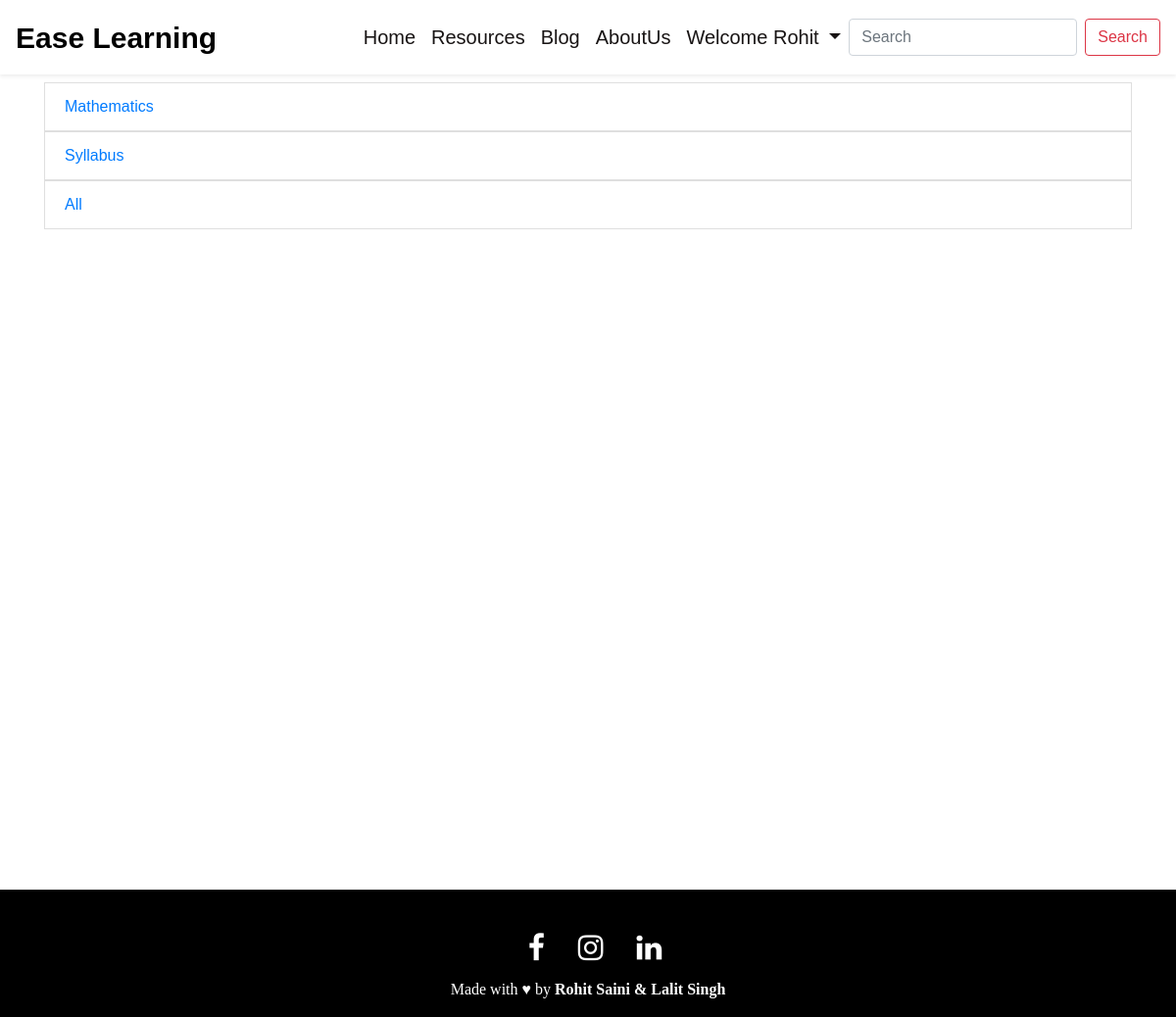
Screenshot of /subjects/1 (signed in) with the database file from the repository.
### mainapp/models.py (models this page shows, shortened)
class Subject(models.Model):
    id = models.AutoField(primary_key=True)
    name = models.CharField(max_length=30)
    semester = models.ForeignKey(Semesters, on_delete=models.CASCADE)

### mainapp/views.py (the view)
# urls.py: path('subjects/<str:sem>', views.subjects, name="Show Subjects"),
def subjects(request, sem):
    all_subs = Subject.objects.filter(semester=sem)
    context = {
        "subjects":all_subs,
    }
    return render(request, 'subjects.html', context)

### mainapp/templates/subjects.html (shortened to what this page needs)
{% extends 'base.html' %}
{% block body %}
<div class="container mb-4 mt-2" style="height: 100vh">
    <nav aria-label="breadcrumb">
        <ol class="breadcrumb">
          <li class="breadcrumb-item">Resources</li>
          <li class="breadcrumb-item disable">Subjects</li>
        </ol>
      </nav>
      {% if subjects|length == 0 %}
      <div class="row">
        <div class="col md-12">
            <hr>
            <h1 class="text-center text-white">Sorry we could not find any resources for you.</h1>
        </div>
        <div class="col-md-12">
                {% if user.is_authenticated %}
                <div class="text-center">
                    <p class="d-inline-block text-white">Please Tell Us What You Need.</p>
                </div>
                <div class="align-items-center">
                    <div class="container justify-content-center">
                    <form id="req_form" name="req_form" action="add_requirements" method="GET">
                        <input type="text" id="name" name='name' class="form-control my-2" placeholder="Your name" required width="10">
                        <input type="text" id="email" name='email' placeholder="Your email id" class="form-control my-2" required>
                        <textarea type="text" id="req" name='req' rows="2" class="form-control md-textarea" placeholder="Your requirements." required></textarea>
                        <br>
                        <button class="btn btn-danger mb-4">Submit</button>
                    </form>
                    </div>
                </div>
                {% else %}
                    <h3 class="text-muted text-center">Please LogIn or SignUp to send us your requirements.</h3>
                {% endif %}
        </div>
    </div>
      {% else %}
      <div class="row">
        <div class="col-md-12">
          <ul class="list-group">
              {% for subject in subjects %}
              <a href="{% url 'Get Resources' sub=subject.id %}"><li class="list-group-item">{{ subject.name }}</li></a>
              {% endfor %}
            </ul>
        </div>
    </div>
      {% endif %}
</div>
{% endblock body %}

### mainapp/templates/base.html (shortened to what this page needs)
<!DOCTYPE html>
<html lang="en">
<head>
  {% load static %}
  <link rel="stylesheet" href="https://stackpath.bootstrapcdn.com/bootstrap/4.5.2/css/bootstrap.min.css"
 />
  <link rel="stylesheet" href="https://stackpath.bootstrapcdn.com/font-awesome/4.7.0/css/font-awesome.min.css" />
  <link rel="stylesheet" href="{% static 'assets/css/style.css' %}" />
</head>
<body>
  <nav class="navbar navbar-expand-lg light shadow-sm">
    <a class="navbar-brand" id="logo" href="/">Ease Learning</a>
    <div class="collapse navbar-collapse" id="navbarSupportedContent">
      <ul class="navbar-nav ml-auto">
        <li class="nav-item {% block active_home %} {% endblock active_home %}">
          <a class="nav-link" href="/">Home</a>
        </li>
        <li class="nav-item {% block active_res %} {% endblock active_res %}">
          <a class="nav-link" href="/resources">Resources</a>
        </li>
        <li class="nav-item {% block active_blog %} {% endblock active_blog %}">
          <a class="nav-link" href="/blog">Blog</a>
        </li>
        <li class="nav-item {% block active_about %} {% endblock active_about %}">
          <a class="nav-link" href="/about">AboutUs</a>
        </li>
        {% if  user.is_authenticated %}
        <li class="nav-item">
          <div class="dropdown">
            <a class="nav-link dropdown-toggle" id="loggedin" data-toggle="dropdown" aria-haspopup="true"
              aria-expanded="true">
              Welcome {{ request.user.first_name }}
            </a>
        </li>
    </div>
    {% endif %}
    <form class="form-inline my-2 my-lg-0" method="GET" action="/search">
      <input class="form-control mr-sm-2" type="search" id="qry" name="qry" placeholder="Search" aria-label="Search">
      <button class="btn btn-outline-danger my-2 my-sm-0" type="submit">Search</button>
    </form>
  </nav>
    {% block body %} {% endblock body %}
  <footer class="page-footer mt-auto">
    <div class="container d-flex justify-content-center pt-5">
      <div class="icon" style="margin-right: 10px">
        <a href="https://www.facebook.com/profile.php?id=100007325041744" target="_blank"><i
            class="fa fa-facebook fa-lg pl-4"></i></a>
      </div>
      <div class="icon" style="margin-right: 10px">
        <a href="https://www.instagram.com/" target="_blank"><i class="fa fa-instagram fa-lg pl-4"
            style="font-size: 30px"></i></a>
      </div>
      <div class="icon" style="margin-right: 10px">
        <a href="https://www.linkedin.com/in/rohit-kumar-saini/" target="_blank"><i
            class="fa fa-linkedin fa-lg pl-4" style="font-size: 30px"></i></a>
      </div>
    </div>
    <div class="footer-copyright">
      <p class="text-center text-white pt-3 pb-3" style="font-family: 'Parisienne', cursive;">
        Made with &hearts; by <strong style="font-family: 'Parisienne', cursive;"> Rohit Saini & Lalit Singh</strong>
      </p>
    </div>
  </footer>
</body>
</html>

### mainapp/static/assets/css/style.css (style rules this page uses)
:root { --primary-color: #FF0035; --secondary-color: #D6EFFF; --text-color : rgb(24, 20, 20); --bg-color : #FFF; }
* { list-style: none; text-decoration: none; font-family: 'Archivo Black', sans-serif; }
nav { position: fixed; }
.nav-item { font-size: 20px; font-weight: 500; }
.nav-item a { padding: 15px; color: var(--text-color); }
#logo { font-size: 30px; font-weight: 800; color: black; }
.navbar { background-color: var(--bg-color); }
.fa-facebook { font-size: 30px; color: white; }
.fa-instagram { font-size: 30px; color: white; }
.fa-linkedin { font-size: 30px; color: white; }
.footer-copyright p { margin-bottom: 0; }
footer { background: #000000; }

### mainapp/templates/subjects.html (style rules this page uses)
.list-group a { text-decoration: none; }
body { background-image: url("../static/assets/img/bg.png"); background-attachment: fixed; background-position: center; background-repeat: no-repeat; background-size: cover; }

### rows the page displays
Subject: name "Mathematics"
Subject: name "Syllabus"
Subject: name "All"

### other values shown
{{ request.user.first_name }} "Rohit"
